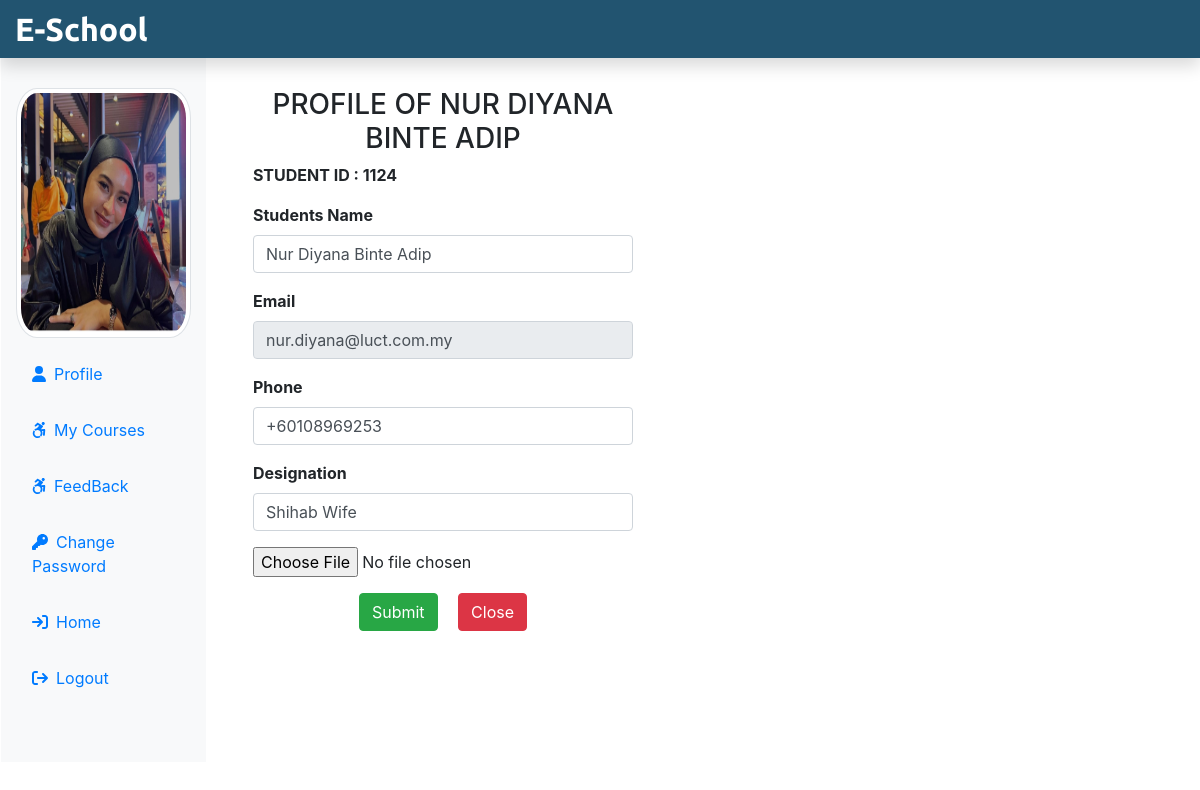
Screenshot of /eschool/Student/my_profile.php (signed in) with the database file from the repository.
### tables this page shows
CREATE TABLE `students` (
  `student_id` int(17) NOT NULL,
  `student_name` varchar(255) NOT NULL,
  `student_email` varchar(255) NOT NULL,
  `student_phone` varchar(255) NOT NULL,
  `student_password` varchar(255) NOT NULL,
  `student_image` text NOT NULL,
  `student_professions` varchar(255) NOT NULL,
  `student_signuptime` datetime NOT NULL DEFAULT current_timestamp(),
  `is_active` int(11) NOT NULL DEFAULT 1
);

### eschool/Student/my_profile.php (the view, shortened to what this page needs)
<?php
include_once('../Partials/_dbconnect.php');
include_once('student_header.php');
if(isset($_SESSION['isLogin'])){
    $student_email = $_SESSION['student_Email'];
}else{
    echo'<script type="text/javascript">location.href="../index.php"</script>';
}
$sql = "SELECT * FROM students WHERE student_email='$student_email'";
$result = $connection->query($sql);
if($result->num_rows ==1){
    $row =$result->fetch_assoc();
    $student_name = $row['student_name'];
}
?>
<div class="col-sm-4 mt-5 mx-3">
    <h3 class="text-center text-uppercase text-decoration-underline">Profile of <?php echo $student_name; ?></h3>
    <form action="<?php echo $_SERVER["REQUEST_URI"]; ?>" method="POST" enctype="multipart/form-data">
    <p class="font-weight-bold text-uppercase">student id :
            <?php if(isset($row['student_id'])){ echo $row['student_id'];}?></p>
        <div class="form-group">
            <label for="student_name" class="font-weight-bold">Students Name</label>
            <input type="text" name="student_name" id="student_name" class="form-control" required autocomplete="off" value="<?php if(isset($row['student_name'])) { echo $row['student_name'];}?>">
        </div>
        <div class="form-group">
            <label for="student_email" class="font-weight-bold">Email</label>
            <input type="email" name="student_email" id="student_email" class="form-control" required autocomplete="off" readonly value="<?php if(isset($row['student_email'])) { echo $row['student_email'];}?>">
        </div>
        <div class="form-group">
            <label for="student_phone" class="font-weight-bold">Phone</label>
            <input type="text" name="student_phone" id="student_phone" class="form-control" required autocomplete="off" value="<?php if(isset($row['student_phone'])) { echo $row['student_phone'];}?>">
        </div>
        <div class="form-group">
            <label for="student_profession" class="font-weight-bold">Designation</label>
            <input type="text" name="student_profession" id="student_profession" class="form-control" required autocomplete="off" value="<?php if(isset($row['student_professions'])) { echo $row['student_professions'];}?>">
        </div>
        <div class="form-group">
            <input type="file" name="student_img" id="student_img" class="form-control-file" required>
        </div>
        <div class="text-center">
            <button type="submit" class="btn btn-success mr-3" name="student_UpdateBtn" id="student_UpdateBtn">Submit</button>
            <a href="students.php" class="btn btn-danger">Close</a>
        </div>
    </form>
</div>
<?php include_once('student_footer.php'); ?>

### eschool/Student/student_header.php (shortened to what this page needs)
<?php
include_once('../Partials/_dbconnect.php');
if(isset($_SESSION['isLogin'])){
    $student_email = $_SESSION['student_Email'];
}else{
    echo'<script type="text/javascript">location.href="../index.php"</script>';
}
if(isset($student_email)){
    $sql = "SELECT student_image, student_name FROM students WHERE student_email='$student_email'";
    $result = $connection->query($sql);
    $row = $result->fetch_assoc();
    $student_image = $row['student_image'];
}
?>
<!DOCTYPE html>
<html lang="en">
<head>
    <link rel="stylesheet" href="../css/bootstrap.min.css">
    <link rel="stylesheet" href="../css/all.min.css">
    <link rel="stylesheet" href="https://cdnjs.cloudflare.com/ajax/libs/OwlCarousel2/2.3.4/assets/owl.carousel.min.css"
 />
    <link rel="stylesheet"
        href="https://cdnjs.cloudflare.com/ajax/libs/OwlCarousel2/2.3.4/assets/owl.theme.default.min.css"
 />
    <link rel="stylesheet" href="../css/style.css">
</head>
<body>
    <nav class="navbar navbar-dark fixed-top flex-md-nowrap p-0 shadow" style="background-color: #225470;">
        <a href="my_profile.php" class="navbar-brand col-sm-3 col-md-2 mr-0">E-School</a>
    </nav>
    <div class="conatiner-fluid mb-5" style="margin-top: 40px;">
        <div class="row">
            <nav class="col-sm-2 bg-light sidebar py-5 d-print-none mx-3">
                <div class="sidebar-sticky">
                    <ul class="nav flex-column">
                        <li class="nav-item mb-3">
                            <img src="<?php echo $student_image; ?>" alt="" class="img-thumbnail"
                                style="height: 250px; width: 250px; border-radius: 12%">
                        </li>
                        <li class="nav-item mb-3">
                            <a class="nav-link" href="my_profile.php"><i class="fas fa-user  mr-2"></i>Profile </a>
                        </li>
                        <li class="nav-item mb-3">
                            <a class="nav-link" href="my_courses.php"><i class="fab fa-accessible-icon  mr-2"></i>My
                                Courses</a>
                        </li>
                        <li class="nav-item mb-3">
                            <a href="feedback.php" class="nav-link"><i class="fab fa-accessible-icon mr-2"></i>FeedBack</a>
                        </li>
                        <li class="nav-item mb-3">
                            <a href="student_change_password.php" class="nav-link"><i class="fas fa-key  mr-2"></i>Change
                                Password</a>
                        </li>
                        <li class="nav-item mb-3">
                            <a href="../index.php" class="nav-link"><i class="fas fa-sign-in  mr-2"></i>Home</a>
                        </li>
                        <li class="nav-item mb-3">
                            <a href="../logout.php" class="nav-link"><i class="fas fa-sign-out  mr-2"></i>Logout</a>
                        </li>
                    </ul>
                </div>
            </nav>
<?php include_once('student_footer.php'); ?>

### eschool/css/style.css (style rules this page uses)
* { margin: 0; padding: 0; box-sizing: border-box; }
.navbar-brand { font-family: 'Ubuntu', sans-serif; font-size: 2em; font-weight: bold; color: #fff; }

### rows the page displays
students: student_image (picture), student_name "NUR DIYANA BINTE ADIP", student_id "1124", student_name "Nur Diyana Binte Adip", student_email "nur.diyana@luct.com.my", student_phone "+60108969253", student_profession "Shihab Wife"
